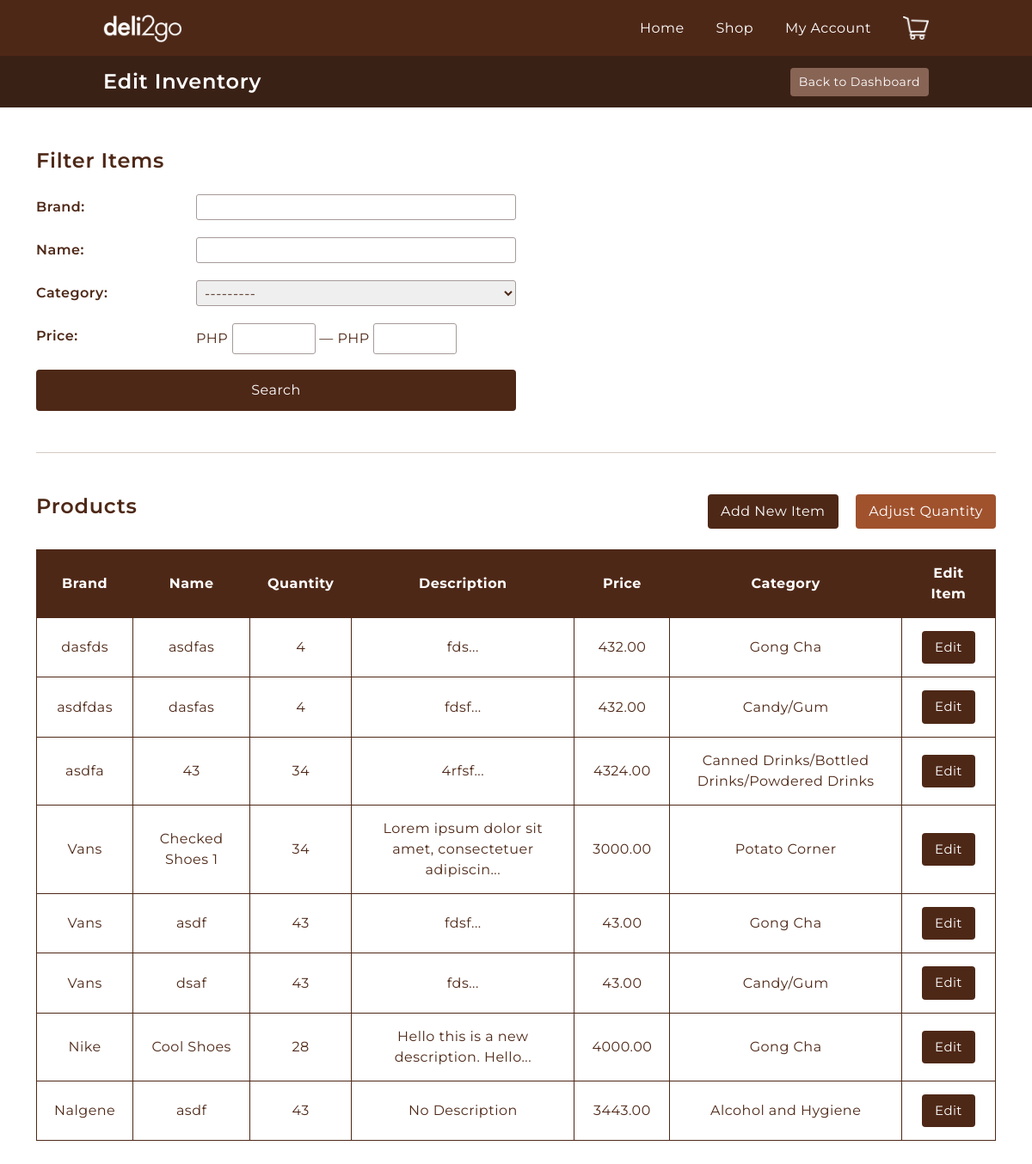
The app's page /cashier/edit-inventory/, older data.
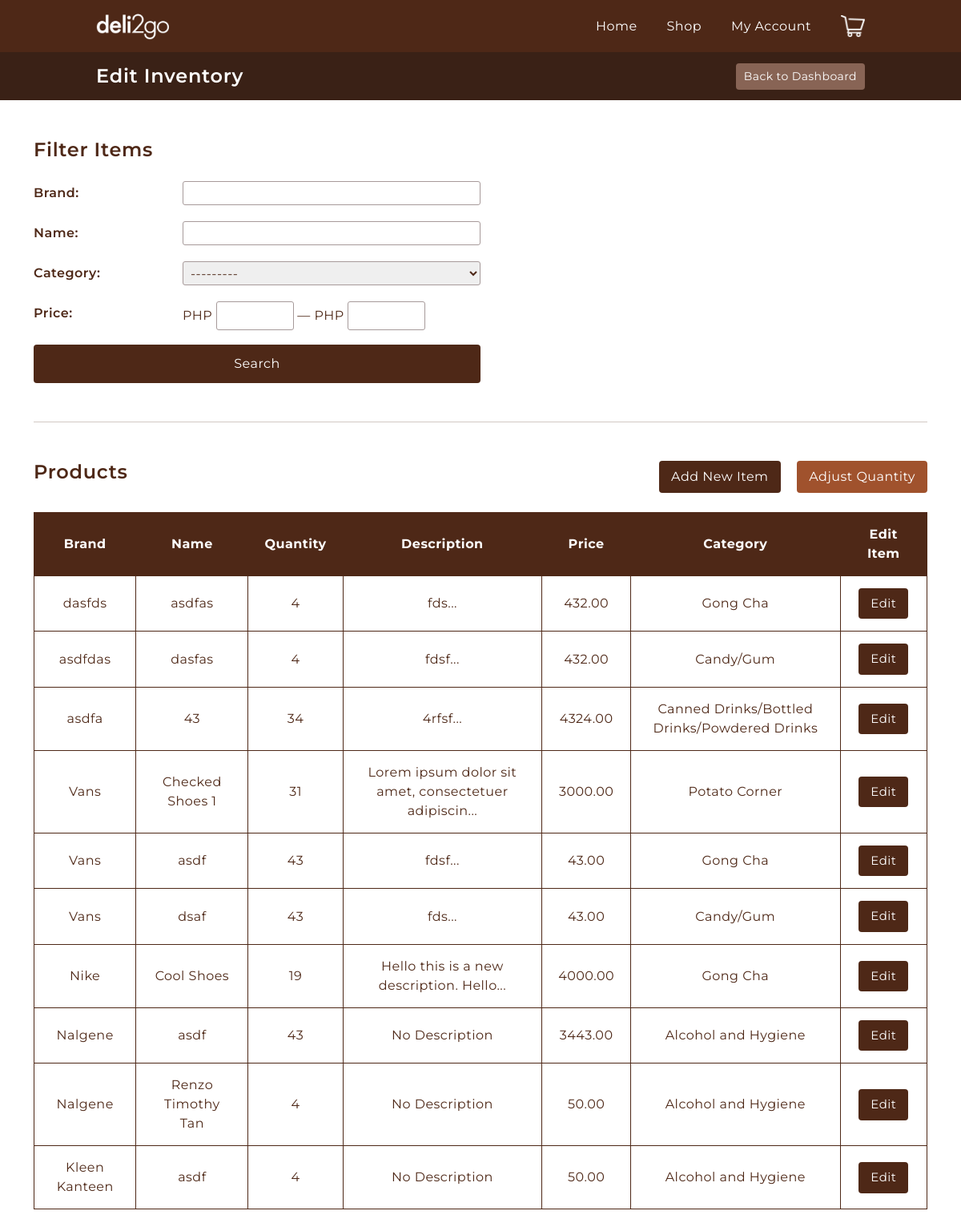
The same page, newer data.
### cashier/models.py (models this page shows, shortened)
class Item(models.Model):
    image = models.ImageField(null=True, blank=True)
    name = models.CharField(max_length=20)
    description = models.TextField(max_length=500, blank=True)
    brand = models.CharField(max_length=50)
    stock = models.PositiveIntegerField()
    price = models.DecimalField(max_digits=6, decimal_places=2)
    category = models.ForeignKey(Category, on_delete=models.SET_NULL, null=True, blank=True)
    @property
    def get_shortened_desc(self):
        return self.description[0:50]

class Category(models.Model):
    name = models.CharField(max_length=44)
    def __str__(self):
        return self.name

### cashier/views.py (the view)
# urls.py: path('edit-inventory/', views.edit_inventory, name="edit-inventory"),
def edit_inventory(request):
    items = Item.objects.all().order_by('-brand')
    item_filter = ItemFilter(request.GET, queryset=items)
    items = item_filter.qs
    paginator = Paginator(items, 10)
    page_number = request.GET.get('page')
    items_list = paginator.get_page(page_number)
    get_copy = request.GET.copy()
    if get_copy.get('page'):
        get_copy.pop('page')
    context = {
        'item_filter':item_filter,
        'items_list': items_list,
        'get_copy': get_copy
    }
    return render(request, 'cashier/edit_inventory.html', context)

### templates/cashier/edit_inventory.html (shortened to what this page needs)
{% extends 'base.html' %} {% load static %}
{% block topbar %}
<h4>Edit Inventory</h4>
{% endblock topbar %}
{% block topbar-button %}
<a href="{% url 'cashier-dashboard' %}"><button>Back to Dashboard</button></a>
{% endblock topbar-button %}
{% block content %}
<main class="edit-inventory container mt-5">
    <section class="edit_inventory__filter w-50">
        <h4>Filter Items</h4>
        <form method="get" class="filter-form mt-4">
            <div class="filter-content">
                <h6 class="filter-label align-self-center">Brand:</h6>
                {{item_filter.form.brand}}
                <h6 class="filter-label align-self-center">Name:</h6>
                {{item_filter.form.name}}
                <h6 class="filter-label align-self-center">Category:</h6>
                {{item_filter.form.category}}
                <h6 class="filter-label align-self-center">Price:</h6>
                <span
                    >PHP {{item_filter.form.min_price}} — PHP
                    {{item_filter.form.max_price}}</span
                >
            </div>
            <button
                class="filter-submit bg-darkbrown b-0 mt-4 text-white w-100"
                type="submit"
            >
                Search
            </button>
        </form>
    </section>
    <hr class="mt-5">
    <section class="edit_inventory__items mt-5">
        <header class="edit_inventory__items-header d-flex justify-content-between">
            <h4>Products</h4>
            <div class="edit_inventory__buttons">
                <a href="{% url 'add-items' %}"><button class="bg-darkbrown">Add New Item</button></a>
                <a href="{% url 'add-items' %}"><button class="bg-sienna ms-3">Adjust Quantity</button></a>
            </div>
        </header>
        <table class="mt-4 text-center">
            <thead>
                <tr>
                    <th>Brand</th>
                    <th>Name</th>
                    <th>Quantity</th>
                    <th>Description</th>
                    <th>Price</th>
                    <th>Category</th>
                    <th>Edit Item</th>
                </tr>
            </thead>
            <tbody>
                {% for item in items_list %}
                <tr>
                    <td>{{item.brand}}</td>
                    <td>{{item.name}}</td>
                    <td>{{item.stock}}</td>
                    {% if item.description %}
                        <td class="text-left">{{item.get_shortened_desc}}...</td>
                        {% else %}
                        <td>No Description</td>
                    {% endif %}
                    <td>{{item.price}}</td>
                    <td>{{item.category}}</td>
                    <td><a href="{% url 'edit-items' item.id %}"><button class="bg-darkbrown">Edit</button></a></td>
                </tr>
                {% endfor %}
            </tbody>
        </table>
    </section>
</main>
{% endblock content %}

Row changes from the older to the newer data that the page shows:
changed Item "Checked Shoes 1": stock "34" → "31"
changed Item "Nike": stock "28" → "19"
added Item: brand "Nalgene", name "Renzo Timothy Tan", stock "4", description "No Description", price "50.00", category "Alcohol and Hygiene"
added Item: brand "Kleen Kanteen", name "asdf", stock "4", description "No Description", price "50.00", category "Alcohol and Hygiene"
